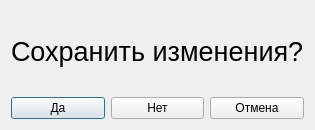
<?xml version="1.0" encoding="UTF-8"?>
<ui version="4.0">
 <class>SavingChanges</class>
 <widget class="QDialog" name="SavingChanges">
  <property name="geometry">
   <rect>
    <x>0</x>
    <y>0</y>
    <width>300</width>
    <height>130</height>
   </rect>
  </property>
  <property name="windowTitle">
   <string>Dialog</string>
  </property>
  <layout class="QHBoxLayout" name="horizontalLayout">
   <item>
    <layout class="QVBoxLayout" name="verticalLayout">
     <item>
      <widget class="QLabel" name="label">
       <property name="font">
        <font>
         <pointsize>20</pointsize>
        </font>
       </property>
       <property name="text">
        <string>Сохранить изменения?</string>
       </property>
      </widget>
     </item>
     <item>
      <layout class="QHBoxLayout" name="horizontalLayout_2">
       <item>
        <widget class="QPushButton" name="butt_yes">
         <property name="text">
          <string>Да</string>
         </property>
        </widget>
       </item>
       <item>
        <widget class="QPushButton" name="butt_no">
         <property name="text">
          <string>Нет</string>
         </property>
        </widget>
       </item>
       <item>
        <widget class="QPushButton" name="butt_cancel">
         <property name="text">
          <string>Отмена</string>
         </property>
        </widget>
       </item>
      </layout>
     </item>
    </layout>
   </item>
  </layout>
 </widget>
 <resources/>
 <connections/>
</ui>
